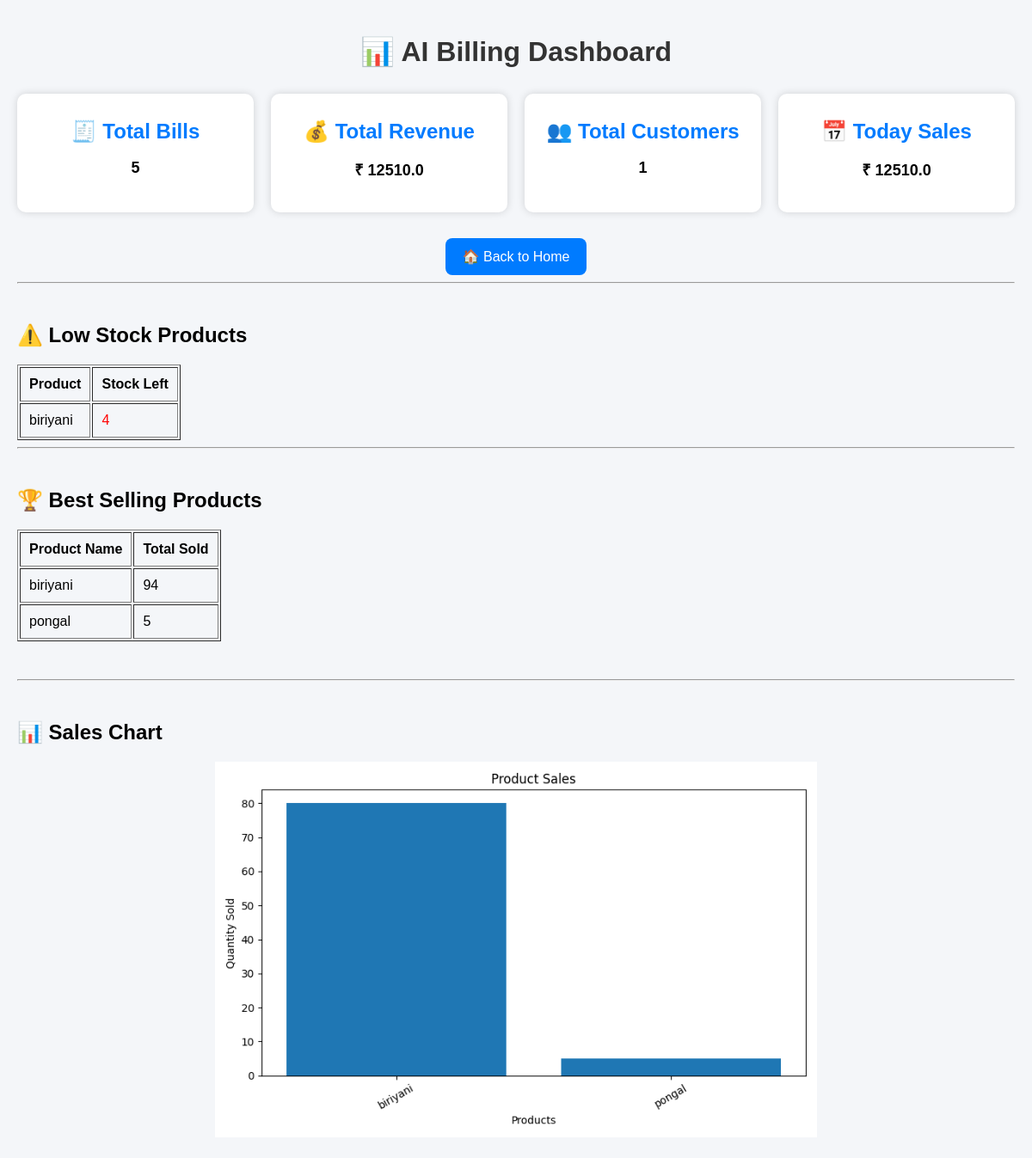
Page /dashboard on the earlier database version.
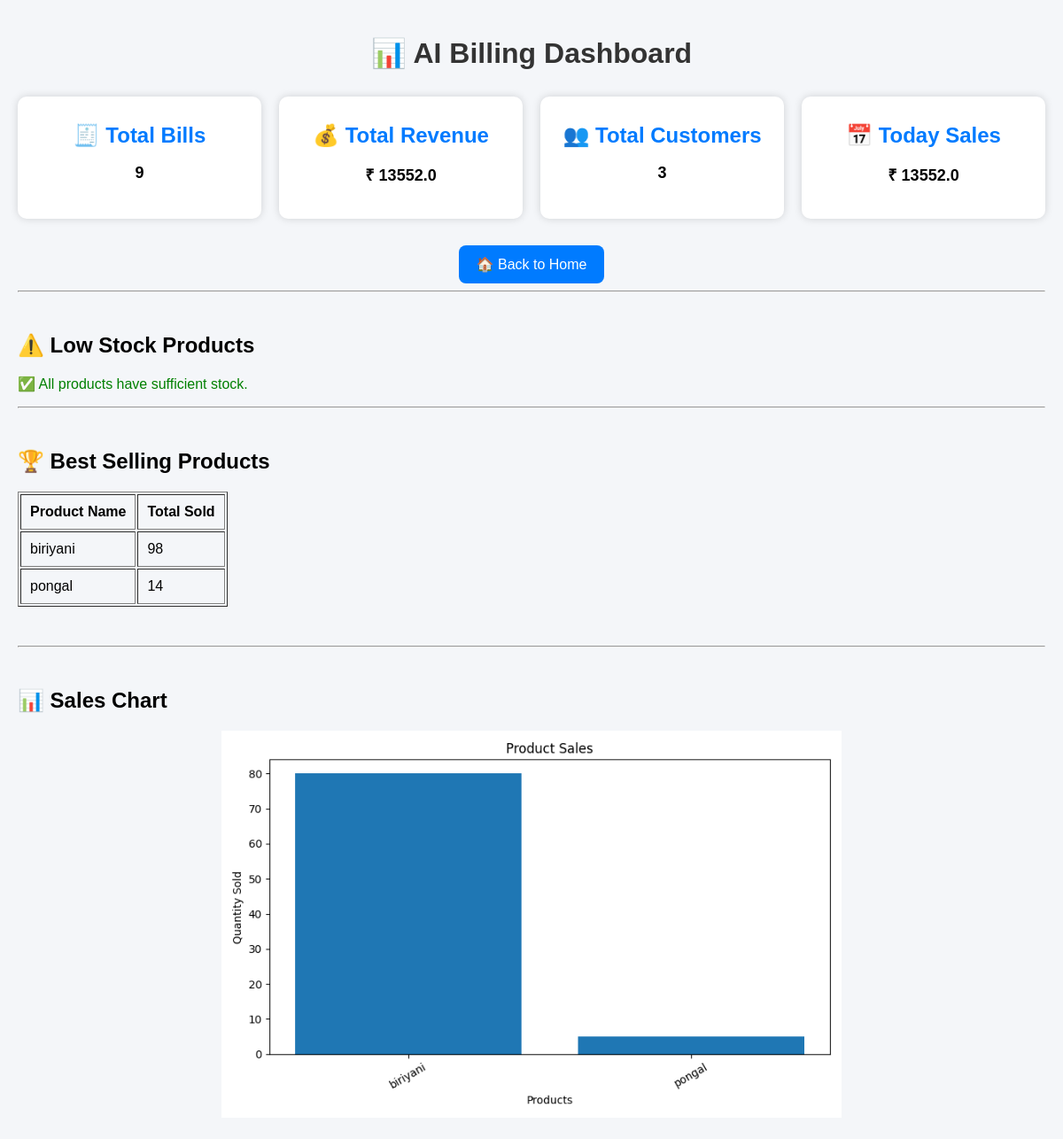
Same page on the later database version.
### app.py (models this page shows)
class Product(db.Model):
    id = db.Column(db.Integer, primary_key=True)
    product_name = db.Column(db.String(100), nullable=False)
    price = db.Column(db.Float, nullable=False)
    stock = db.Column(db.Integer, nullable=False)

class Bill(db.Model):
    id = db.Column(db.Integer, primary_key=True)
    customer_name = db.Column(db.String(100))
    mobile = db.Column(db.String(20))
    product = db.Column(db.String(100))
    quantity = db.Column(db.Integer)
    price = db.Column(db.Float)
    total = db.Column(db.Float)

### app.py (the view)
@app.route("/dashboard")
def dashboard():
    bills = Bill.query.all()
    total_bills = len(bills)
    total_revenue = sum(bill.total for bill in bills)
    total_customers = len(set(bill.mobile for bill in bills))
    today_sales = total_revenue
    low_stock = Product.query.filter(Product.stock <= 10).all()
    best_products = {}
    for bill in bills:
        if bill.product in best_products:
            best_products[bill.product] += bill.quantity
        else:
            best_products[bill.product] = bill.quantity
    best_products = sorted(
        best_products.items(),
        key=lambda x: x[1],
        reverse=True
    )
    return render_template(
        "dashboard.html",
        today_sales=today_sales,
        total_bills=total_bills,
        total_revenue=total_revenue,
        total_customers=total_customers,
        low_stock=low_stock,
        best_products=best_products
    )

### templates/dashboard.html (shortened to what this page needs)
<!DOCTYPE html>
<html>
<head>
</head>
<body>
<h1>📊 AI Billing Dashboard</h1>
<div class="cards">
    <div class="card">
        <h2>🧾 Total Bills</h2>
        <p>{{ total_bills }}</p>
    </div>
    <div class="card">
        <h2>💰 Total Revenue</h2>
        <p>₹ {{ total_revenue }}</p>
    </div>
    <div class="card">
        <h2>👥 Total Customers</h2>
        <p>{{ total_customers }}</p>
    </div>
    <div class="card">
        <h2>📅 Today Sales</h2>
        <p>₹ {{ today_sales }}</p>
    </div>
</div>
<div class="center">
    <a href="/" class="btn">🏠 Back to Home</a>
</div>
<hr>
<br>
<h2>⚠️ Low Stock Products</h2>
{% if low_stock %}
<table border="1" cellpadding="10">
    <tr>
        <th>Product</th>
        <th>Stock Left</th>
    </tr>
    {% for product in low_stock %}
    <tr>
        <td>{{ product.product_name }}</td>
        <td style="color:red;">
            {{ product.stock }}
        </td>
    </tr>
    {% endfor %}
</table>
{% else %}
<p style="color:green;">
    ✅ All products have sufficient stock.
</p>
{% endif %}
<hr>
<br>
<h2>🏆 Best Selling Products</h2>
{% if best_products %}
<table border="1" cellpadding="10">
    <tr>
        <th>Product Name</th>
        <th>Total Sold</th>
    </tr>
    {% for product, qty in best_products %}
    <tr>
        <td>{{ product }}</td>
        <td>{{ qty }}</td>
    </tr>
    {% endfor %}
</table>
{% else %}
<p>No sales available.</p>
{% endif %}
<br><br>
<hr>
<br>
<h2>📊 Sales Chart</h2>
<center>
    <img src="/sales_chart" width="700">
</center>
</body>
</html>
</body>
</html>

Differences in the rows shown:
no longer on this page (row edited): Product: product_name "biriyani", stock "4"
computed for Bill "biriyani": qty "94" → "98"
computed for Bill "pongal": quantity "5" → "14"
Other differences:
{{ total_bills }}: "5" → "9"
{{ total_revenue }}: "12510.0" → "13552.0"
{{ total_customers }}: "1" → "3"
{{ today_sales }}: "12510.0" → "13552.0"
text no longer shown: "Product Stock Left"
text now shown: "✅ All products have sufficient stock."
